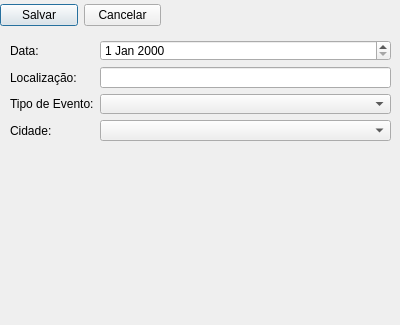
<?xml version="1.0" encoding="UTF-8"?>
<ui version="4.0">
 <class>Dialog</class>
 <widget class="QDialog" name="Dialog">
  <property name="geometry">
   <rect>
    <x>0</x>
    <y>0</y>
    <width>400</width>
    <height>325</height>
   </rect>
  </property>
  <property name="windowTitle">
   <string>Cadastro de Evento - Eventos</string>
  </property>
  <widget class="QWidget" name="horizontalLayoutWidget">
   <property name="geometry">
    <rect>
     <x>0</x>
     <y>0</y>
     <width>161</width>
     <height>31</height>
    </rect>
   </property>
   <layout class="QHBoxLayout" name="horizontalLayout">
    <item>
     <widget class="QPushButton" name="pushButtonSalvar">
      <property name="text">
       <string>Salvar</string>
      </property>
     </widget>
    </item>
    <item>
     <widget class="QPushButton" name="pushButtonCancelar">
      <property name="text">
       <string>Cancelar</string>
      </property>
     </widget>
    </item>
   </layout>
  </widget>
  <widget class="QWidget" name="formLayoutWidget">
   <property name="geometry">
    <rect>
     <x>10</x>
     <y>40</y>
     <width>381</width>
     <height>101</height>
    </rect>
   </property>
   <layout class="QFormLayout" name="formLayout">
    <item row="0" column="0">
     <widget class="QLabel" name="labelData">
      <property name="text">
       <string>Data:</string>
      </property>
     </widget>
    </item>
    <item row="0" column="1">
     <widget class="QDateEdit" name="dateEditData"/>
    </item>
    <item row="1" column="0">
     <widget class="QLabel" name="labelLocalizacao">
      <property name="text">
       <string>Localização:</string>
      </property>
     </widget>
    </item>
    <item row="1" column="1">
     <widget class="QLineEdit" name="lineEditLocalizacao"/>
    </item>
    <item row="2" column="0">
     <widget class="QLabel" name="labelTipoEvento">
      <property name="text">
       <string>Tipo de Evento:</string>
      </property>
     </widget>
    </item>
    <item row="3" column="0">
     <widget class="QLabel" name="labelCidade">
      <property name="text">
       <string>Cidade:</string>
      </property>
     </widget>
    </item>
    <item row="2" column="1">
     <widget class="QComboBox" name="comboBoxTipoEvento"/>
    </item>
    <item row="3" column="1">
     <widget class="QComboBox" name="comboBoxCidade"/>
    </item>
   </layout>
  </widget>
 </widget>
 <tabstops>
  <tabstop>dateEditData</tabstop>
  <tabstop>lineEditLocalizacao</tabstop>
  <tabstop>comboBoxTipoEvento</tabstop>
  <tabstop>comboBoxCidade</tabstop>
  <tabstop>pushButtonSalvar</tabstop>
  <tabstop>pushButtonCancelar</tabstop>
 </tabstops>
 <resources/>
 <connections/>
</ui>
